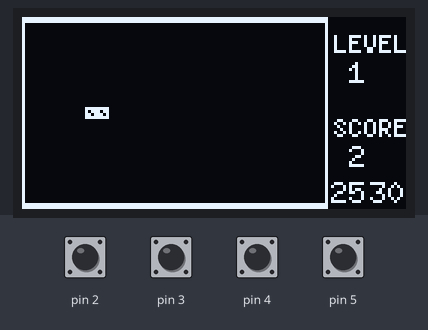
Simulated run of this sketch. Board: Arduino Uno, built with avr-gcc and run on an emulated ATmega328P. On the bench: 128×64 one-colour display. The test bench sets the inputs (shaded band); at power-on: pin 2–5 HIGH.

Above: at 1.4 s.
1.5 s: pin 2 pulled LOW for 0.3 s
At 2.1 s:
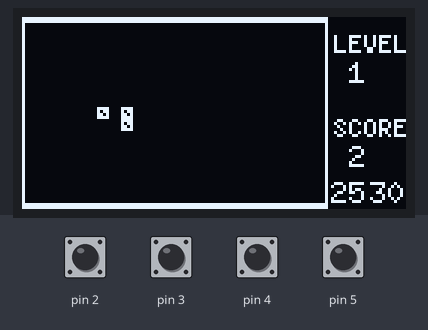
3.4 s: pin 3 pulled LOW for 0.3 s
At 3.93 s:
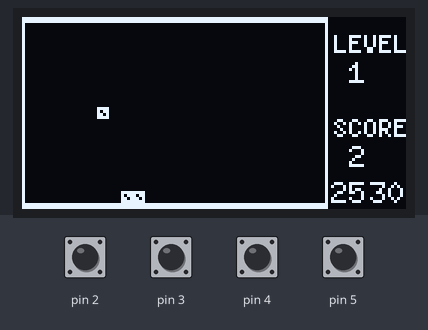
5.3 s: pin 4 pulled LOW for 0.3 s
At 6.28 s:
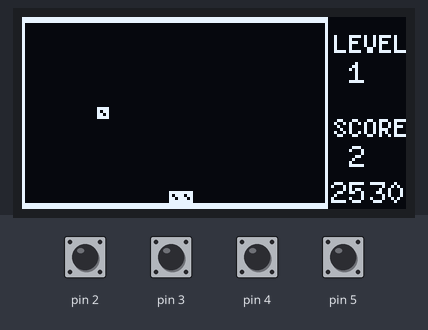
8.6 s: pin 5 pulled LOW for 0.3 s
At 9.15 s:
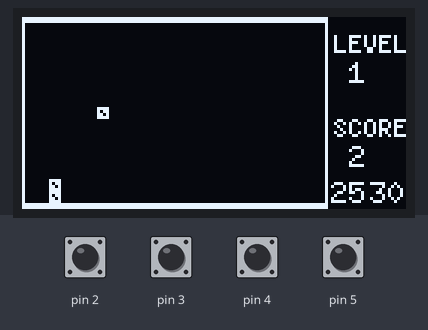
10.5 s: pin 3 pulled LOW for 1 s
At 10.98 s:
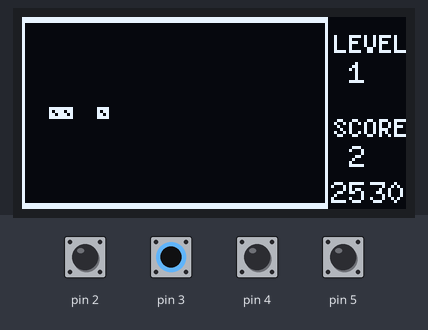
13.0 s: pin 2 pulled LOW for 1 s
At 13.62 s:
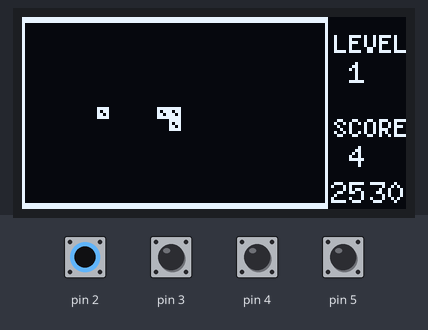
Timing chart, 0 to 16.0 s (numbered marks = the images above; inputs shaded):
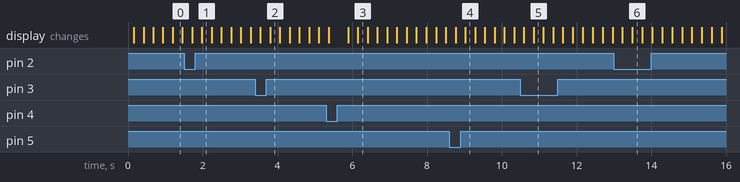

The sketch:

snake_arduino.ino
```cpp
#include "U8glib.h"

#define RIGHT 0
#define UP    1
#define LEFT  2
#define DOWN  3

/*
 * OLED
      arduino       OLED
      D9        >     MOSI
      D10      >     SCK
      D11      >     DC
      D12      >     CS
      D13      >     RES
SW SPI COM:
SCK = 10, MOSI = 9 , CS = 12, A0 = 11, RES = 13
*/
U8GLIB_SSD1306_128X64 u8g(10, 9, 12, 11, 13);

int score = 0;
int level = 1;
int gamespeed = 100;
int i;

//组成单位，4X4像素点的方块。
const uint8_t ele[] PROGMEM = {
  0xf0, //B1111000
  0xb0, //B1011000
  0xd0, //B1101000
  0xf0, //B1111000
};

//蛇
void element(int x, int y) {
  u8g.drawBitmapP(x,y, 1,4, ele);
}

struct FOOD {
  int x;
  int y;
  int yes;
};

FOOD food = {25, 30, 1};

struct SNAKE {
  int x[200];
  int y[200];
  int node;
  int dir;
  int lefe;
};

SNAKE snake = {{9,5}, {30,30}, 2, RIGHT, 0};

//游戏基本界面
void UI() {
  u8g.drawFrame(0,1, 102,62);   //内边界
  u8g.drawFrame(0,0, 102,64);   //外边界
  u8g.setFont(u8g_font_5x7);    //设置字体
  u8g.drawStr(104,12, "LEVEL"); //等级提示
  u8g.drawStr(104,40, "SCORE"); //分数提示
}

void printScore(int x, int y, int s) {
  u8g.setFont(u8g_font_6x10);
  u8g.setPrintPos(x, y);
  u8g.print(s);
}

void key() {
  if(LOW == digitalRead(2)) {
    snake.dir = DOWN;
  }
  if(LOW == digitalRead(3)) {
    snake.dir = RIGHT;
  }
  if(LOW == digitalRead(4)) {
    snake.dir = LEFT;
  }
  if(LOW == digitalRead(5)) {
    snake.dir = UP;
  }
}

void snakeGame() {

  switch(snake.dir) {
    case RIGHT:
          snake.x[0] += 4;
          if(snake.x[0]>=101) {
            snake.x[0] = 1;
          } break;
    case UP:
          snake.y[0] -= 4;
          if(snake.y[0]<=1) {
            snake.y[0] = 58;
          } break;
    case LEFT:
          snake.x[0] -= 4;
          if(snake.x[0]<=0) {
            snake.x[0] = 97;
          } break;
    case DOWN:
          snake.y[0] += 4;
          if(snake.y[0]>=62) {
            snake.y[0] = 2;
          } break;
  }

  if((snake.x[0] == food.x) && (snake.y[0] == food.y)) {
    snake.x[0] = food.x;
    snake.y[0] = food.y;

    snake.node++;
    food.yes = 1;
    score += 2;
    level = score/10+1;
  }

  for(i=snake.node-1;i>0;i--) {
    snake.x[i] = snake.x[i-1];
    snake.y[i] = snake.y[i-1];
  }
}

void setup() {
  pinMode(2, INPUT);
  pinMode(3, INPUT);
  pinMode(4, INPUT);
  pinMode(5, INPUT);

  digitalWrite(2, HIGH);
  digitalWrite(3, HIGH);
  digitalWrite(4, HIGH);
  digitalWrite(5, HIGH);
}

void loop() {
  u8g.firstPage();
  do {
    UI();

    for(i=0; i<snake.node;i++) {
      element(snake.x[i], snake.y[i]);
    }

    element(food.x, food.y);

    printScore(103, 62, food.x);
    printScore(116, 62, food.y);

    printScore(109, 22, level);
    printScore(109, 50, score);
  }while(u8g.nextPage());

  key();

  snakeGame();

  delay(gamespeed);
}
```
